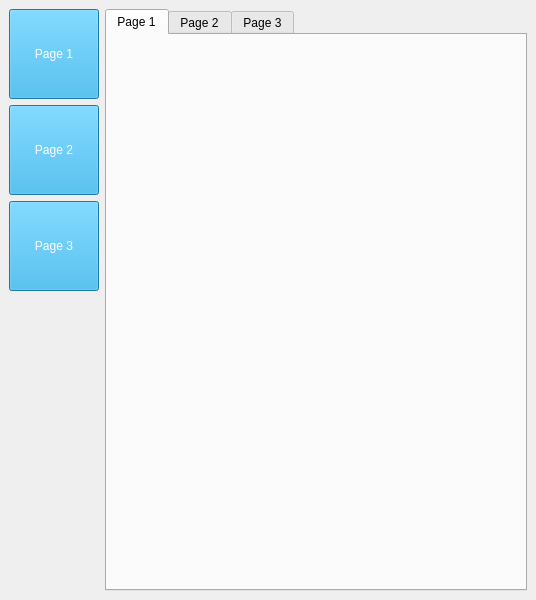
<?xml version="1.0" encoding="UTF-8"?>
<ui version="4.0">
 <class>MainWindow</class>
 <widget class="QMainWindow" name="MainWindow">
  <property name="geometry">
   <rect>
    <x>0</x>
    <y>0</y>
    <width>536</width>
    <height>600</height>
   </rect>
  </property>
  <property name="windowTitle">
   <string>MainWindow</string>
  </property>
  <property name="styleSheet">
   <string notr="true">

QPushButton {
	color : white;
	background-color : #27a9e3;
	border -width: 0px;
	border -radius: 3px;
}

QPushButton:hover {
	color : white;
	background-color : #66c011;
	border -width: 0px;
	border -radius: 3px;
}

QPushButton : pressed {
	color : white;
	background-color : yellow;
	border -width : 0px;
	border -radius: 3px;
}

QPushButton [pagematches = true] {
	color : white;
	background-color : red;
	border -width : 0px;
	border -radius: 3px;
}</string>
  </property>
  <widget class="QWidget" name="centralwidget">
   <layout class="QHBoxLayout" name="horizontalLayout">
    <item>
     <layout class="QVBoxLayout" name="verticalLayout">
      <property name="rightMargin">
       <number>0</number>
      </property>
      <item>
       <widget class="QPushButton" name="pushButton_2">
        <property name="sizePolicy">
         <sizepolicy hsizetype="Fixed" vsizetype="Fixed">
          <horstretch>0</horstretch>
          <verstretch>0</verstretch>
         </sizepolicy>
        </property>
        <property name="minimumSize">
         <size>
          <width>90</width>
          <height>90</height>
         </size>
        </property>
        <property name="text">
         <string>Page 1</string>
        </property>
       </widget>
      </item>
      <item>
       <widget class="QPushButton" name="pushButton_3">
        <property name="sizePolicy">
         <sizepolicy hsizetype="Fixed" vsizetype="Fixed">
          <horstretch>0</horstretch>
          <verstretch>0</verstretch>
         </sizepolicy>
        </property>
        <property name="minimumSize">
         <size>
          <width>90</width>
          <height>90</height>
         </size>
        </property>
        <property name="text">
         <string>Page 2</string>
        </property>
       </widget>
      </item>
      <item>
       <widget class="QPushButton" name="pushButton">
        <property name="sizePolicy">
         <sizepolicy hsizetype="Fixed" vsizetype="Fixed">
          <horstretch>0</horstretch>
          <verstretch>0</verstretch>
         </sizepolicy>
        </property>
        <property name="minimumSize">
         <size>
          <width>90</width>
          <height>90</height>
         </size>
        </property>
        <property name="text">
         <string>Page 3</string>
        </property>
       </widget>
      </item>
      <item>
       <spacer name="verticalSpacer">
        <property name="orientation">
         <enum>Qt::Orientation::Vertical</enum>
        </property>
        <property name="sizeHint" stdset="0">
         <size>
          <width>20</width>
          <height>40</height>
         </size>
        </property>
       </spacer>
      </item>
     </layout>
    </item>
    <item>
     <layout class="QVBoxLayout" name="verticalLayout_2">
      <item>
       <widget class="QTabWidget" name="tabWidget">
        <property name="currentIndex">
         <number>0</number>
        </property>
        <widget class="QWidget" name="tab">
         <attribute name="title">
          <string>Page 1</string>
         </attribute>
        </widget>
        <widget class="QWidget" name="tab_2">
         <attribute name="title">
          <string>Page 2</string>
         </attribute>
        </widget>
        <widget class="QWidget" name="tab_3">
         <attribute name="title">
          <string>Page 3</string>
         </attribute>
        </widget>
       </widget>
      </item>
     </layout>
    </item>
   </layout>
  </widget>
 </widget>
 <resources/>
 <connections/>
</ui>
